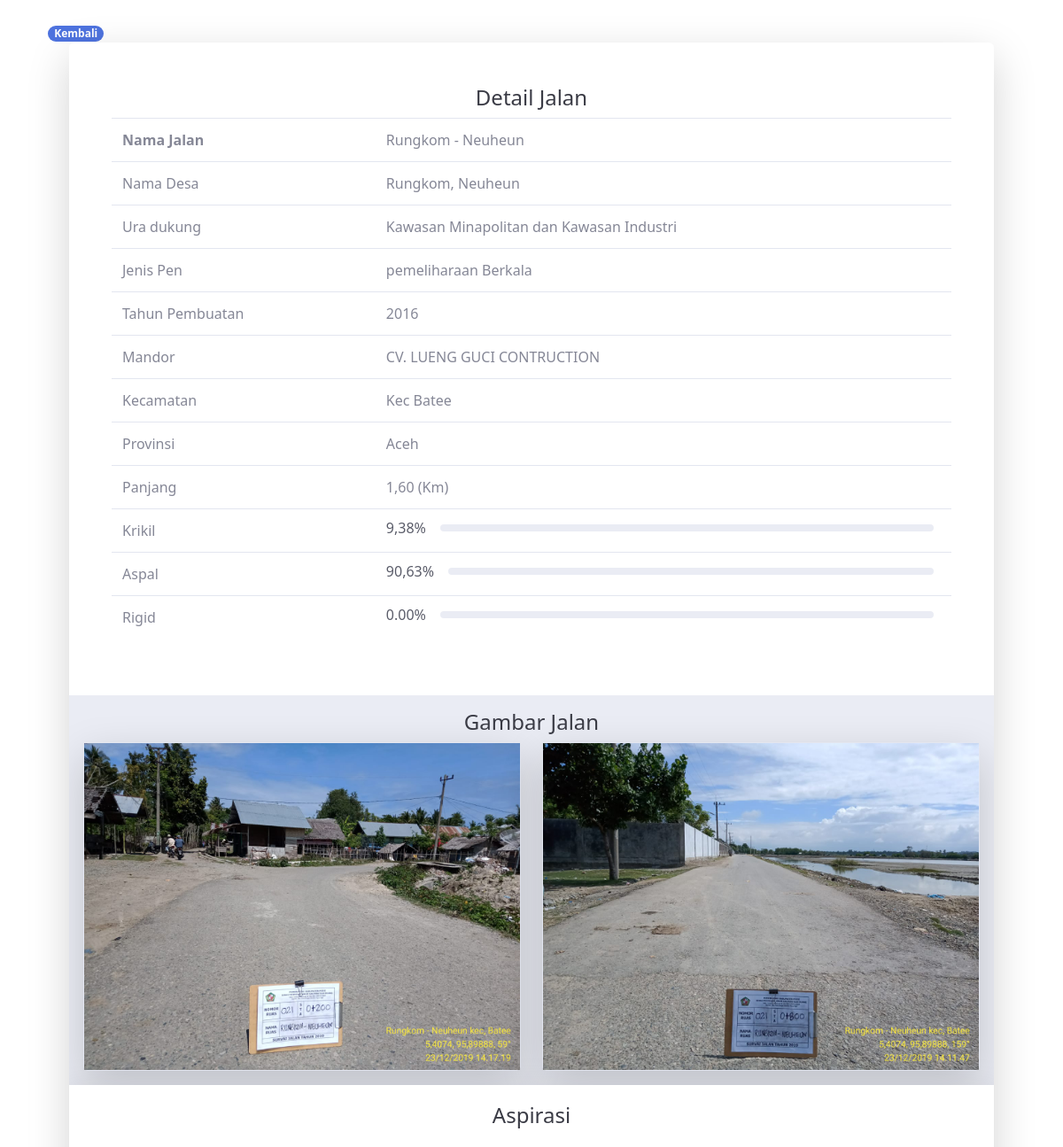
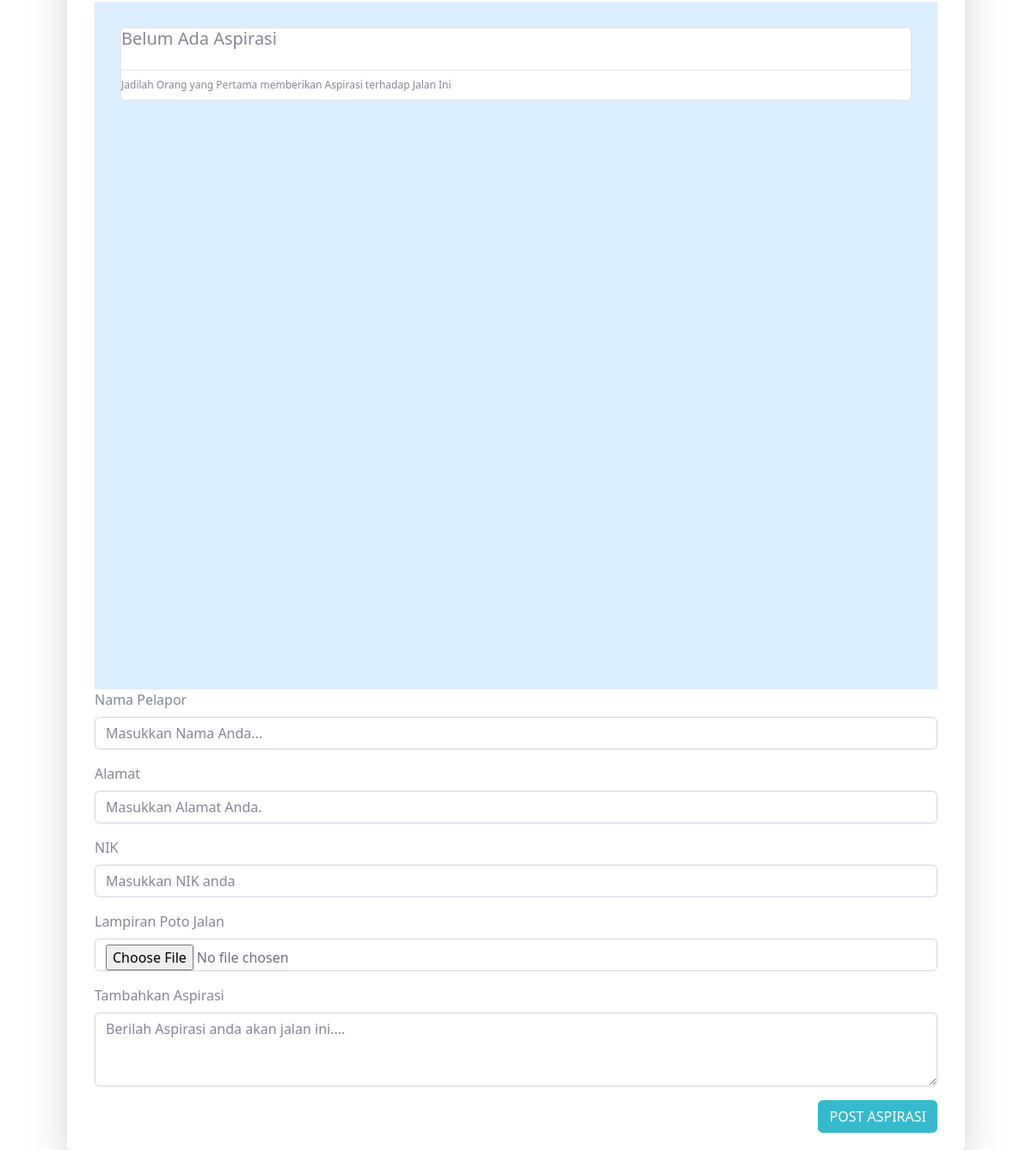
The page /Pages/halamanUtama/aspirasiuser.php?id=JLN002 on the database its author committed (2 pictures, top to bottom).
### tables this page shows
CREATE TABLE `datajalan` (
  `id` varchar(11) NOT NULL,
  `namajalan` varchar(255) NOT NULL,
  `desa` varchar(255) NOT NULL,
  `provinsi` varchar(255) NOT NULL,
  `uradukung` varchar(255) NOT NULL,
  `kecamatan` varchar(255) NOT NULL,
  `namalintas` varchar(255) NOT NULL,
  `panjang` varchar(255) NOT NULL,
  `jnspen` varchar(255) NOT NULL,
  `tanahkrikil` varchar(255) NOT NULL,
  `aspal` varchar(255) NOT NULL,
  `rigit` varchar(255) NOT NULL,
  `thn_pem` varchar(20) NOT NULL,
  `mandor` varchar(255) NOT NULL,
  `gambar1` varchar(25) DEFAULT NULL,
  `gambar2` varchar(25) DEFAULT NULL
);

### koneksi.php (called while the page is built, shortened)
<?php
$conn = mysqli_connect("localhost", "root", "", "mining");
function redairec($table, $field, $url)
{
	global $conn;
	$qry = mysqli_query($conn, "SELECT * FROM $table WHERE $field='$url'");
	$pecah = mysqli_fetch_array($qry);
	return $pecah;
}

### Pages/halamanUtama/aspirasiuser.php (the view, shortened to what this page needs)
<?php
include '../template/headeruser.php';
include '../../koneksi.php';
$id = $_GET['id'];
$adm = redairec('datajalan', 'id', $id);
?>
<div class="container">
    <div class="row mt-4">
        <div class=" col-xl-12">
            <a href="../halamanUtama/datajalanuser.php" class="badge badge-pill badge-primary">Kembali</a>
        </div>
    </div>
    <div class="row mt-0">
        <div class="container">
            <div class="col-xl-12 col-md-12 mb-8">
                <div class="card o-hidden border-0 shadow-lg ">
                    <div class="card-body p-0">
                        <div class="row">
                            <div class="col-lg col-xl-12 col-md-12 mb-8">
                                <div class="p-5">
                                    <div class="text-center">
                                        <h1 class="h4 text-gray-900 ">Detail Jalan</h1>
                                    </div>
                                    <div>
                                        <table class="table">
                                            <tr>
                                                <th>Nama Jalan</th>
                                                <td>
                                                    <?php echo $adm['namajalan']; ?>
                                                </td>
                                            </tr>
                                            <tr>
                                                <td>Nama Desa</td>
                                                <td>
                                                    <?php echo $adm['desa']; ?>
                                                </td>
                                            </tr>
                                            <tr>
                                                <td>Ura dukung</td>
                                                <td>
                                                    <?php echo $adm['uradukung']; ?>
                                                </td>
                                            </tr>
                                            <tr>
                                                <td>Jenis Pen</td>
                                                <td>
                                                    <?php echo $adm['jnspen']; ?>
                                                </td>
                                            </tr>
                                            <tr>
                                                <td>Tahun Pembuatan</td>
                                                <td>
                                                    <?php echo $adm['thn_pem']; ?>
                                                </td>
                                            </tr>
                                            <tr>
                                                <td>Mandor</td>
                                                <td>
                                                    <?php echo $adm['mandor']; ?>
                                                </td>
                                            </tr>
                                            <tr>
                                                <td>Kecamatan</td>
                                                <td>
                                                    <?php echo $adm['kecamatan']; ?>
                                                </td>
                                            </tr>
                                            <tr>
                                                <td>Provinsi</td>
                                                <td>
                                                    <?php echo $adm['provinsi']; ?>
                                                </td>
                                            </tr>
                                            <tr>
                                                <td>Panjang</td>
                                                <td>
                                                    <?php echo $adm['panjang']; ?> (Km)
                                                </td>
                                            </tr>
                                            <tr>
                                                <td>Krikil</td>
                                                <td>
                                                    <div class="row no-gutters align-items-center">
                                                        <div class="col-auto">
                                                            <div class="h6 mb-0 mr-3 text-gray-800"><?php echo $adm['tanahkrikil']; ?>%</div>
                                                        </div>
                                                        <div class="col">
                                                            <div class="progress progress-sm mr-2">
                                                            </div>
                                                        </div>
                                                    </div>
                                                </td>
                                            </tr>
                                            <tr>
                                                <td>Aspal</td>
                                                <td>
                                                    <div class="row no-gutters align-items-center">
                                                        <div class="col-auto">
                                                            <div class="h6 mb-0 mr-3 text-gray-800"><?php echo $adm['aspal']; ?>%</div>
                                                        </div>
                                                        <div class="col">
                                                            <div class="progress progress-sm mr-2">
                                                            </div>
                                                        </div>
                                                    </div>
                                                </td>
                                            </tr>
                                            <tr>
                                                <td>Rigid</td>
                                                <td>
                                                    <div class="row no-gutters align-items-center">
                                                        <div class="col-auto">
                                                            <div class="h6 mb-0 mr-3 text-gray-800"><?php echo $adm['rigit']; ?>%</div>
                                                        </div>
                                                        <div class="col">
                                                            <div class="progress progress-sm mr-2">
                                                            </div>
                                                        </div>
                                                    </div>
                                                </td>
                                            </tr>
                                        </table>
                                    </div>
                                </div>
                            </div>
                            <div class="col-lg col-xl-12 col-md-12 mb-8 bg-gray-200">
                                <div class="p-3">
                                    <div class="text-center">
                                        <h1 class="h4 text-gray-900 ">Gambar Jalan</h1>
                                    </div>
                                    <div>
                                        <div class="row">
                                            <div class="col-md-6">
                                                <div class="card shadow-lg"><img src="../../img/jalan/<?php echo $adm['gambar1']; ?>"></div>
                                            </div>
                                            <div class="col-md-6">
                                                <div class="card shadow-lg"><img src="../../img/jalan/<?php echo $adm['gambar2']; ?>"></div>
                                            </div>
                                        </div>
                                    </div>
                                </div>
                            </div>
                            <div class="card o-hidden border-0 shadow-lg ">
                                <div class="card-body">
                                    <?php
                                    $id = $adm['id'];
                                    $as = mysqli_query($conn, "SELECT * FROM aspirasi WHERE idjalan='$id'");
                                    $ad = mysqli_num_rows($as);
                                    ?>
                                    <div class="row">
                                        <div class=" col-md-12">
                                            <div class="text-center">
                                                <h1 class="h4 text-gray-900 mb-4">Aspirasi</h1>
                                            </div>
                                            <div class="container">
                                                <div class="scroll col-md-12">
                                                    <?php
                                                    if ($ad > 0) {
                                                        while ($asp = mysqli_fetch_array($as)) {
                                                    ?>
                                                            <div class="container">
                                                                <div class="card mt-2 border-bottom-primary">
                                                                    <div class="container">
                                                                        <h6 class="text-center"><?php echo $asp['namaUser']; ?></h6>
                                                                        <p class="mt-0" style="font-size: 10px; line-height: 1.5em">Alamat : <?php echo $asp['alamat']; ?></p>
                                                                        <p class="mt-0" style="font-size: 10px;">Tanggal : <?php echo $asp['tgl']; ?></p>
                                                                        <hr class="mt-0">
                                                                        <p><?php echo $asp['komentar']; ?></p>
                                                                        <div class="card col-md-3 justify-center"><img src="../../img/aspirasi/<?= $asp['lampiran']; ?>"></div>
                                                                    </div>
                                                                </div>
                                                            </div>
                                                    <?php
                                                        }
                                                    } else {
                                                        echo "<div class='card'><h5>Belum Ada Aspirasi</h5><hr>\n <p>Jadilah Orang yang Pertama memberikan Aspirasi terhadap Jalan Ini </p></div>";
                                                    }
                                                    ?>
                                                </div>
                                            </div>
                                        </div>
                                    </div>
                                    <form action="" method="POST" enctype="multipart/form-data">
                                        <div class="container">
                                            <div class="row">
                                                <div class="col-md-12">
                                                    <div class="form-group">
                                                        <label for="exampleFormControlTextarea1">Nama Pelapor</label>
                                                        <input type="text" name="nama" class="form-control" placeholder="Masukkan Nama Anda..." required>
                                                    </div>
                                                </div>
                                                <div class="col-md-12">
                                                    <div class="form-group">
                                                        <label for="exampleFormControlTextarea1">Alamat</label>
                                                        <input type="text" name="alamat" class="form-control" placeholder="Masukkan Alamat Anda." required>
                                                    </div>
                                                </div>
                                                <div class="col-md-12">
                                                    <div class="form-group">
                                                        <label for="exampleFormControlTextarea1">NIK</label>
                                                        <input type="number" name="email" class="form-control" placeholder="Masukkan NIK anda" required>
                                                    </div>
                                                </div>
                                                <div class="col-md-12">
                                                    <div class="form-group">
                                                        <label for="exampleFormControlTextarea1">Lampiran Poto Jalan</label>
                                                        <input type="file" name="lampiran" class="form-control">
                                                    </div>
                                                </div>
                                                <div class="col-md-12">
                                                    <div class="form-group">
                                                        <label for="exampleFormControlTextarea1">Tambahkan Aspirasi</label>
                                                        <textarea class="form-control h6" name="aspirasi" id="exampleFormControlTextarea1" rows="3" placeholder="Berilah Aspirasi anda akan jalan ini...."></textarea>
                                                    </div>
                                                    <button class="btn btn-info float-right" name="kirim">POST ASPIRASI</button>
                                                </div>
                                            </div>
                                        </div>
                                </div>
                            </div>
                        </div>
                    </div>
                </div>
            </div>
        </div>
    </div>
</div>
<?php
include '../template/footeruser.php';
?>

### css/custom.css (style rules this page uses)
.scroll { width: 1200px; background: rgb(220, 237, 252); padding: 30px; overflow: scroll; height: 800px; font-size: 12px; line-height: 1.5em; scrollbar-face-color: #CE7E00; scrollbar-shadow-color: #FFFFFF; scrollbar-highlight-color: #6F4709; scrollbar-3dlight-color: #FFFFFF; scrollbar-darkshadow-color: #6F4709; scrollbar-track-color: #FFE8C1; scrollbar-arrow-color: #6F4709; }
p { line-height: 2px; }

### rows shown on the page
datajalan: namajalan "Rungkom - Neuheun", desa "Rungkom, Neuheun", uradukung "Kawasan Minapolitan dan Kawasan Industri", jnspen "pemeliharaan Berkala", thn_pem "2016", mandor "CV. LUENG GUCI CONTRUCTION", kecamatan "Kec Batee", provinsi "Aceh", panjang "1,60", tanahkrikil "9,38", aspal "90,63", rigit "0.00", gambar1 (picture), gambar2 (picture)
